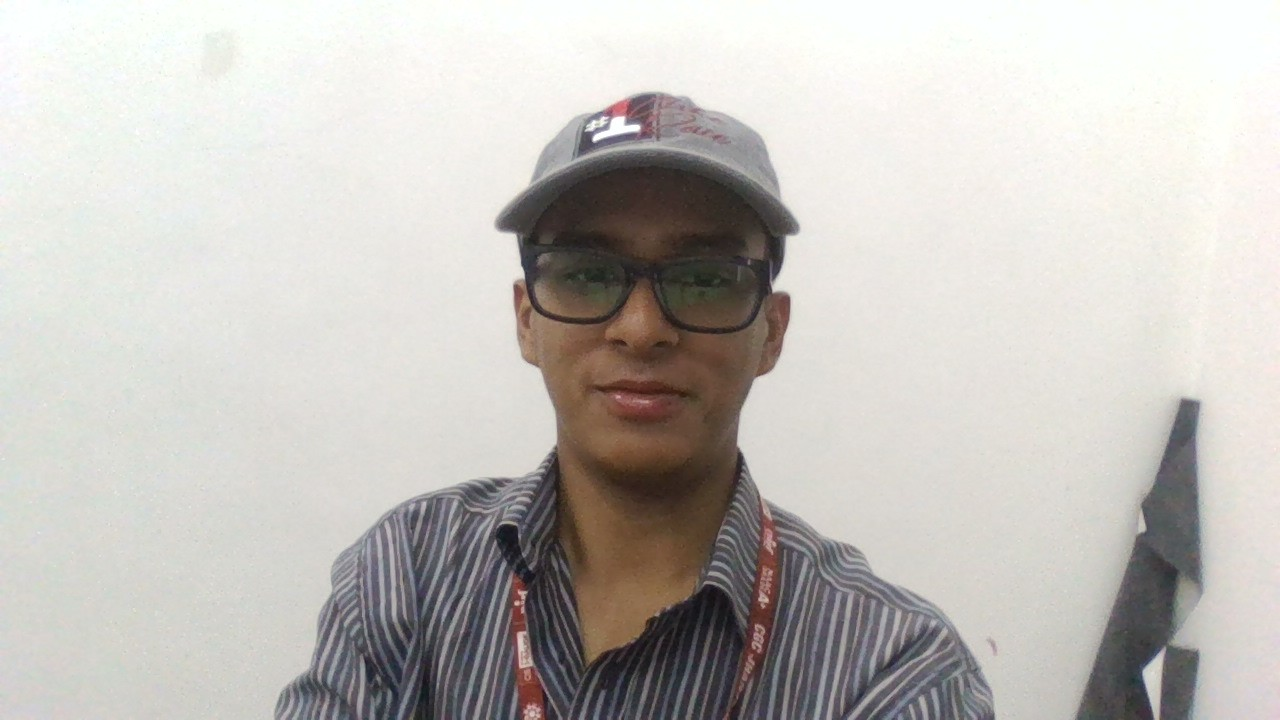
#> input picture zipfin-backend/storage/uploads/tryon/generated/1c7de5ac-d495-4307-b3f5-e14c1e0da151/66bd15fb-4dfb-48cc-bf8b-18964b84854b.jpg, 1280 x 720 px
$ python -i preprocess.py   (imports and definitions only)
#> lines starting #> are read from the running program, lines starting #| are printed output that depends on the picture
### zipright/backend/pipeline/_mediapipe_compat.py
from __future__ import annotations

from google.protobuf import message_factory, symbol_database


def ensure_protobuf_compatibility() -> None:
    """Bridge MediaPipe onto newer protobuf releases that removed GetPrototype."""

    if hasattr(symbol_database.SymbolDatabase, "GetPrototype") and hasattr(message_factory.MessageFactory, "GetPrototype"):
        return

    def _get_prototype(_, descriptor):
        return message_factory.GetMessageClass(descriptor)

    if not hasattr(symbol_database.SymbolDatabase, "GetPrototype"):
        symbol_database.SymbolDatabase.GetPrototype = _get_prototype
    if not hasattr(message_factory.MessageFactory, "GetPrototype"):
        message_factory.MessageFactory.GetPrototype = _get_prototype

### zipright/backend/pipeline/preprocess.py
from __future__ import annotations

import base64
import binascii
from dataclasses import dataclass
from pathlib import Path
from threading import Lock

import cv2
from zipright.backend.pipeline._mediapipe_compat import ensure_protobuf_compatibility

# [1 line not run here, left out]

import mediapipe as mp
import numpy as np
import numpy.typing as npt

RgbImage = npt.NDArray[np.uint8]
FloatImage = npt.NDArray[np.float32]
MaskImage = npt.NDArray[np.uint8]
Contour = npt.NDArray[np.int32]

_SEGMENTER_CACHE: dict[int, object] = {}
_SEGMENTER_CACHE_LOCK = Lock()
_SEGMENTER_PROCESS_LOCK = Lock()


class PreprocessError(ValueError):
    """Raised when an image cannot be safely prepared for measurement."""

    def __init__(self, message: str, *, code: str = "preprocess_failed") -> None:
        super().__init__(message)
        self.code = code


@dataclass(frozen=True)
class BoundingBox:
    x: int
    y: int
    width: int
    height: int

    @property
    def area(self) -> int:
        return self.width * self.height


@dataclass(frozen=True)
class ResizeMetadata:
    original_width: int
    original_height: int
    resized_width: int
    resized_height: int
    scale: float
    pad_left: int
    pad_right: int
    pad_top: int
    pad_bottom: int


@dataclass(frozen=True)
class SilhouetteMetrics:
    silhouette_area: float
    bounding_box_area: float
    fill_ratio: float
    contour_perimeter: float
    jaggedness: float


@dataclass(frozen=True)
class PreprocessConfig:
    target_size: int = 512
    clahe_clip_limit: float = 2.0
    clahe_tile_grid_size: tuple[int, int] = (8, 8)
    segmentation_model_selection: int = 1
    segmentation_threshold: float = 0.5
    morphology_kernel_size: int = 5
    min_silhouette_fill_ratio: float = 0.35
    white_padding_value: int = 255


@dataclass(frozen=True)
class PreprocessedImage:
    original_rgb: RgbImage
    resized_rgb: RgbImage
    normalized_rgb: FloatImage
    enhanced_rgb: RgbImage
    enhanced_normalized_rgb: FloatImage
    segmentation_mask: FloatImage
    binary_mask: MaskImage
    silhouette_mask: MaskImage
    foreground_rgb: RgbImage
    largest_contour: Contour
    bounding_box: BoundingBox
    resize_metadata: ResizeMetadata
    silhouette_metrics: SilhouetteMetrics

    @property
    def image_height(self) -> int:
        return int(self.resized_rgb.shape[0])

    @property
    def image_width(self) -> int:
        return int(self.resized_rgb.shape[1])


# [189 lines left out: functions preprocess_image_path, preprocess_base64_image, preprocess_rgb_image, load_rgb_image, decode_base64_image, ensure_rgb_image and 4 more, not called in this run]
#> in load_rgb_image, image_bgr is the input picture: shape (720, 1280, 3); mean B, G, R 187.8, 192.1, 195.5
    return preprocess_rgb_image(image_rgb, config=config)


def preprocess_base64_image(
    image_base64: str,
    *,
    config: PreprocessConfig | None = None,
) -> PreprocessedImage:
    """Decode a base64 image payload and run the full preprocessing pipeline."""

    image_rgb = decode_base64_image(image_base64)
    return preprocess_rgb_image(image_rgb, config=config)


def preprocess_rgb_image(
    image_rgb: RgbImage,
    *,
    config: PreprocessConfig | None = None,
) -> PreprocessedImage:
    """Prepare an RGB image for downstream pose and measurement work."""

    safe_config = config or PreprocessConfig()
    rgb = ensure_rgb_image(image_rgb)
    resized_rgb, resize_metadata = resize_and_pad_image(rgb, safe_config.target_size, safe_config.white_padding_value)
#> in resize_and_pad_image, `canvas[pad_top : pad_top + resized_height, pad_left : pad_left + resiz..`:
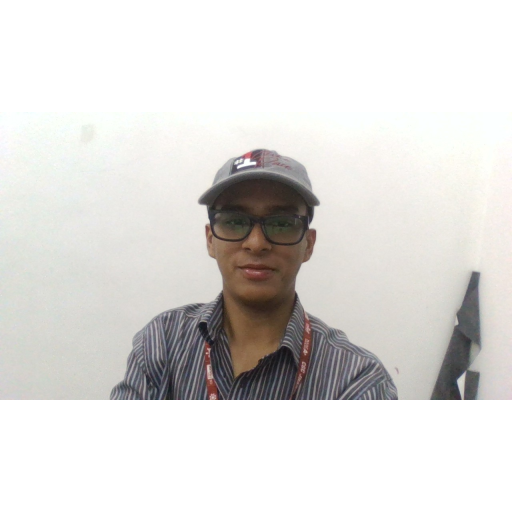
#> canvas: shape (512, 512, 3); mean R, G, B 221.5, 219.6, 217.2
    normalized_rgb = normalize_rgb_image(resized_rgb)
#> in normalize_rgb_image, `return (image_rgb.astype(np.float32) / 255.0).clip(0.0, 1.0)`:
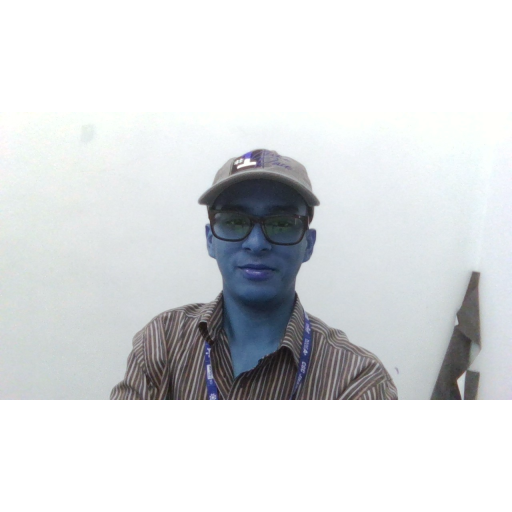
#> returned value: shape (512, 512, 3) float32; mean of channels 0, 1, 2 0.868, 0.861, 0.851; drawn as B, G, R
    enhanced_rgb = apply_clahe_rgb(
        resized_rgb,
        clip_limit=safe_config.clahe_clip_limit,
        tile_grid_size=safe_config.clahe_tile_grid_size,
    )
#> in apply_clahe_rgb, `lab = cv2.cvtColor(image_rgb, cv2.COLOR_RGB2LAB)`: lab: shape (512, 512, 3); mean of channels 0, 1, 2 222, 128.4, 129.5
#> in apply_clahe_rgb, `l_channel, a_channel, b_channel = cv2.split(lab)`:
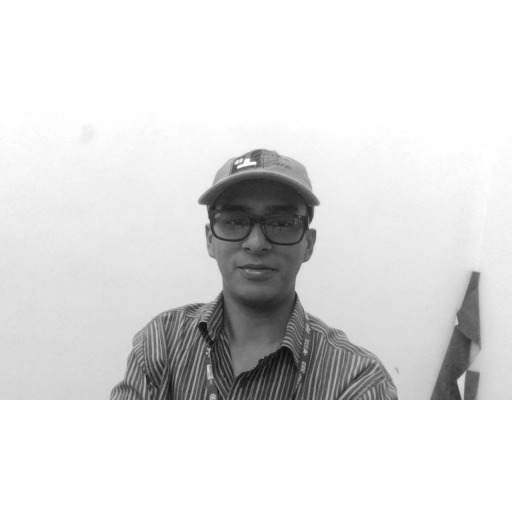
#> l_channel: shape (512, 512); min 14, max 255, mean 222
#> in apply_clahe_rgb, `l_channel, a_channel, b_channel = cv2.split(lab)`:
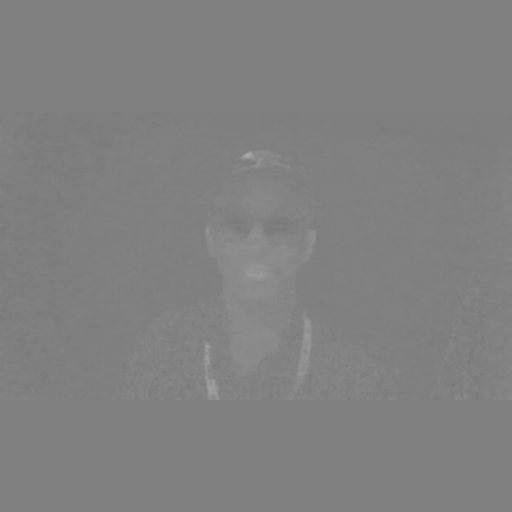
#> a_channel: shape (512, 512); min 121, max 169, mean 128.4
#> in apply_clahe_rgb, `enhanced_l = clahe.apply(l_channel)`:
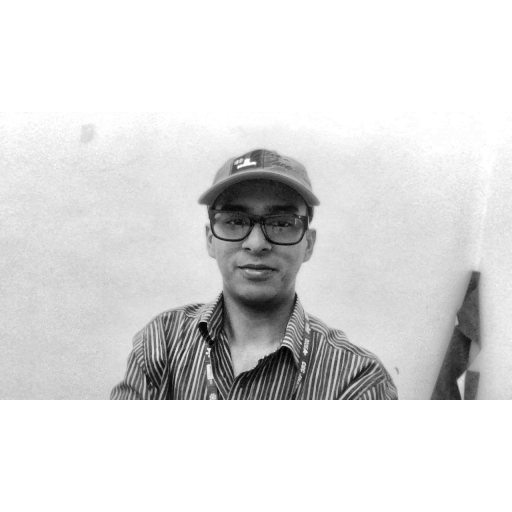
#> enhanced_l: shape (512, 512); min 3, max 255, mean 220.2
#> in apply_clahe_rgb, `merged = cv2.merge((enhanced_l, a_channel, b_channel))`: merged: shape (512, 512, 3); mean of channels 0, 1, 2 220.2, 128.4, 129.5
#> in apply_clahe_rgb, `return cv2.cvtColor(merged, cv2.COLOR_LAB2RGB)`:
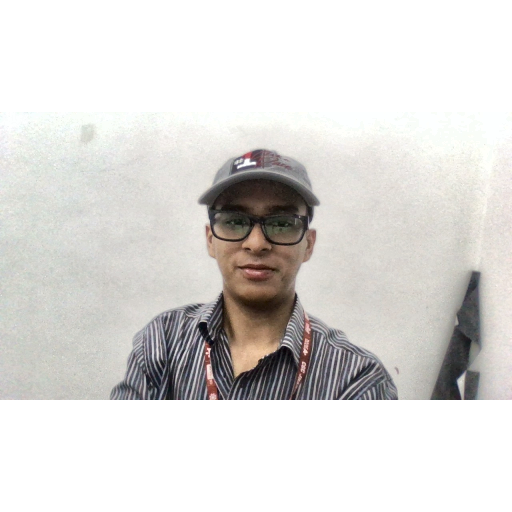
#> returned value: shape (512, 512, 3); mean R, G, B 219.5, 217.5, 215
    enhanced_normalized_rgb = normalize_rgb_image(enhanced_rgb)
#> in normalize_rgb_image (call 2), `return (image_rgb.astype(np.float32) / 255.0).clip(0.0, 1.0)`:
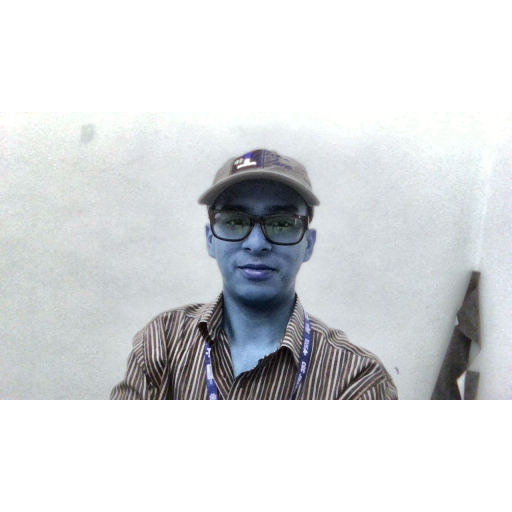
#> returned value: shape (512, 512, 3) float32; mean of channels 0, 1, 2 0.86, 0.853, 0.843; drawn as B, G, R
    segmentation_mask = segment_foreground(
        enhanced_rgb,
        model_selection=safe_config.segmentation_model_selection,
    )
    binary_mask = threshold_segmentation_mask(segmentation_mask, safe_config.segmentation_threshold)
    closed_mask = morphological_close(binary_mask, safe_config.morphology_kernel_size)
    largest_contour = extract_largest_contour(closed_mask)
    silhouette_mask = fill_contour_mask(closed_mask.shape, largest_contour)
    bounding_box = contour_bounding_box(largest_contour)
    silhouette_metrics = calculate_silhouette_metrics(silhouette_mask, largest_contour, bounding_box)
    validate_silhouette_metrics(silhouette_metrics, safe_config.min_silhouette_fill_ratio)
    foreground_rgb = apply_mask_to_rgb(enhanced_rgb, silhouette_mask)
    return PreprocessedImage(
        original_rgb=rgb,
        resized_rgb=resized_rgb,
        normalized_rgb=normalized_rgb,
        enhanced_rgb=enhanced_rgb,
        enhanced_normalized_rgb=enhanced_normalized_rgb,
        segmentation_mask=segmentation_mask,
        binary_mask=closed_mask,
        silhouette_mask=silhouette_mask,
        foreground_rgb=foreground_rgb,
        largest_contour=largest_contour,
        bounding_box=bounding_box,
        resize_metadata=resize_metadata,
        silhouette_metrics=silhouette_metrics,
    )


def load_rgb_image(image_path: str | Path) -> RgbImage:
    path = Path(image_path)
    image_bgr = cv2.imread(str(path), cv2.IMREAD_COLOR)
    if image_bgr is None:
        raise PreprocessError(f"Unable to read image from '{path}'.", code="image_read_failed")
    return cv2.cvtColor(image_bgr, cv2.COLOR_BGR2RGB)


def decode_base64_image(image_base64: str) -> RgbImage:
    if not isinstance(image_base64, str) or not image_base64.strip():
        raise PreprocessError("Image payload is empty.", code="empty_payload")

    payload = image_base64.strip()
    if "," in payload:
        _, payload = payload.split(",", 1)

    try:
        image_bytes = base64.b64decode(payload, validate=True)
    except (binascii.Error, ValueError) as exc:
        raise PreprocessError("Image payload is not valid base64.", code="invalid_base64") from exc

    buffer = np.frombuffer(image_bytes, dtype=np.uint8)
    image_bgr = cv2.imdecode(buffer, cv2.IMREAD_COLOR)
    if image_bgr is None:
        raise PreprocessError("Decoded image payload is not a supported image.", code="invalid_image")
    return cv2.cvtColor(image_bgr, cv2.COLOR_BGR2RGB)


def ensure_rgb_image(image_rgb: RgbImage) -> RgbImage:
    if not isinstance(image_rgb, np.ndarray):
        raise PreprocessError("Image must be a numpy array.", code="invalid_image_type")
    if image_rgb.ndim != 3 or image_rgb.shape[2] != 3:
        raise PreprocessError("Image must be an RGB array with 3 channels.", code="invalid_image_shape")
    if image_rgb.dtype != np.uint8:
        return np.clip(image_rgb, 0, 255).astype(np.uint8)
    return image_rgb


def resize_and_pad_image(
    image_rgb: RgbImage,
    target_size: int = 512,
    pad_value: int = 255,
) -> tuple[RgbImage, ResizeMetadata]:
    """Resize to a square while preserving aspect ratio and padding with white."""

    if target_size <= 0:
        raise PreprocessError("Target size must be positive.", code="invalid_target_size")

    height, width = image_rgb.shape[:2]
    if height == 0 or width == 0:
        raise PreprocessError("Image must have non-zero dimensions.", code="empty_image")

    scale = min(target_size / width, target_size / height)
    resized_width = max(1, int(round(width * scale)))
    resized_height = max(1, int(round(height * scale)))
    interpolation = cv2.INTER_AREA if scale < 1.0 else cv2.INTER_LINEAR
    resized = cv2.resize(image_rgb, (resized_width, resized_height), interpolation=interpolation)

    canvas = np.full((target_size, target_size, 3), pad_value, dtype=np.uint8)
    pad_left = (target_size - resized_width) // 2
    pad_right = target_size - resized_width - pad_left
    pad_top = (target_size - resized_height) // 2
    pad_bottom = target_size - resized_height - pad_top
    canvas[pad_top : pad_top + resized_height, pad_left : pad_left + resized_width] = resized

    metadata = ResizeMetadata(
        original_width=width,
        original_height=height,
        resized_width=resized_width,
        resized_height=resized_height,
        scale=scale,
        pad_left=pad_left,
        pad_right=pad_right,
        pad_top=pad_top,
        pad_bottom=pad_bottom,
    )
    return canvas, metadata


def normalize_rgb_image(image_rgb: RgbImage) -> FloatImage:
    """Normalize uint8 RGB pixels into float32 [0, 1]."""

    return (image_rgb.astype(np.float32) / 255.0).clip(0.0, 1.0)


def apply_clahe_rgb(
    image_rgb: RgbImage,
    *,
    clip_limit: float = 2.0,
    tile_grid_size: tuple[int, int] = (8, 8),
) -> RgbImage:
    """
    Apply CLAHE on the luminance channel while preserving color balance.

    The user-requested CLAHE step is implemented on the LAB lightness channel,
    which is the most stable way to enhance local contrast without distorting
    the RGB channels independently.
    """

    lab = cv2.cvtColor(image_rgb, cv2.COLOR_RGB2LAB)
    l_channel, a_channel, b_channel = cv2.split(lab)
    clahe = cv2.createCLAHE(clipLimit=clip_limit, tileGridSize=tile_grid_size)
    enhanced_l = clahe.apply(l_channel)
    merged = cv2.merge((enhanced_l, a_channel, b_channel))
    return cv2.cvtColor(merged, cv2.COLOR_LAB2RGB)


def segment_foreground(
    image_rgb: RgbImage,
    *,
    model_selection: int = 1,
) -> FloatImage:
    """Run MediaPipe SelfieSegmentation and return the raw probability mask."""

    segmenter = _get_selfie_segmenter(model_selection)
    with _SEGMENTER_PROCESS_LOCK:
        result = segmenter.process(image_rgb)
    segmentation_mask = getattr(result, "segmentation_mask", None)
    if segmentation_mask is None:
        raise PreprocessError("Foreground segmentation failed.", code="segmentation_failed")
    return segmentation_mask.astype(np.float32)


def threshold_segmentation_mask(mask: FloatImage, threshold: float = 0.5) -> MaskImage:
    return ((mask >= float(threshold)).astype(np.uint8) * 255).astype(np.uint8)


# [25 lines left out: functions morphological_close, extract_largest_contour, fill_contour_mask, not called in this run]


def contour_bounding_box(contour: Contour) -> BoundingBox:
    x, y, width, height = cv2.boundingRect(contour)
    return BoundingBox(x=int(x), y=int(y), width=int(width), height=int(height))


# [63 lines left out: functions calculate_silhouette_metrics, validate_silhouette_metrics, apply_mask_to_rgb, mask_row_bounds, close_segmenters, _get_selfie_segmenter, not called in this run]
#> (the run stopped early here; a loop or call above may not have finished)
